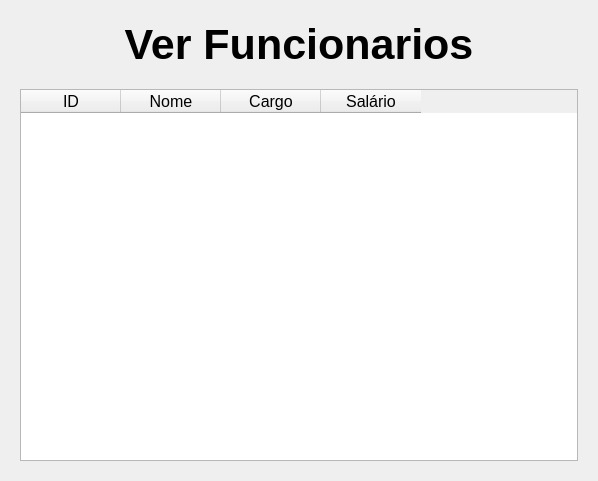
<?xml version="1.0" encoding="UTF-8"?>
<ui version="4.0">
 <class>TelaVerFuncionarios</class>
 <widget class="QWidget" name="TelaVerFuncionarios">
  <property name="geometry">
   <rect>
    <x>0</x>
    <y>0</y>
    <width>598</width>
    <height>481</height>
   </rect>
  </property>
  <property name="windowTitle">
   <string>Form</string>
  </property>
  <layout class="QVBoxLayout" name="layoutVerFuncionarios">
   <property name="spacing">
    <number>20</number>
   </property>
   <property name="leftMargin">
    <number>20</number>
   </property>
   <property name="topMargin">
    <number>20</number>
   </property>
   <property name="rightMargin">
    <number>20</number>
   </property>
   <property name="bottomMargin">
    <number>20</number>
   </property>
   <item>
    <widget class="QLabel" name="rotuloTituloVerFuncionarios">
     <property name="font">
      <font>
       <pointsize>32</pointsize>
       <bold>true</bold>
      </font>
     </property>
     <property name="text">
      <string>Ver Funcionarios</string>
     </property>
     <property name="alignment">
      <set>Qt::AlignCenter</set>
     </property>
    </widget>
   </item>
   <item>
    <widget class="QTableWidget" name="tabelaVerFuncionarios">
     <property name="font">
      <font>
       <pointsize>12</pointsize>
      </font>
     </property>
     <column>
      <property name="text">
       <string>ID</string>
      </property>
     </column>
     <column>
      <property name="text">
       <string>Nome</string>
      </property>
     </column>
     <column>
      <property name="text">
       <string>Cargo</string>
      </property>
     </column>
     <column>
      <property name="text">
       <string>Salário</string>
      </property>
     </column>
    </widget>
   </item>
  </layout>
 </widget>
 <resources/>
 <connections/>
</ui>
